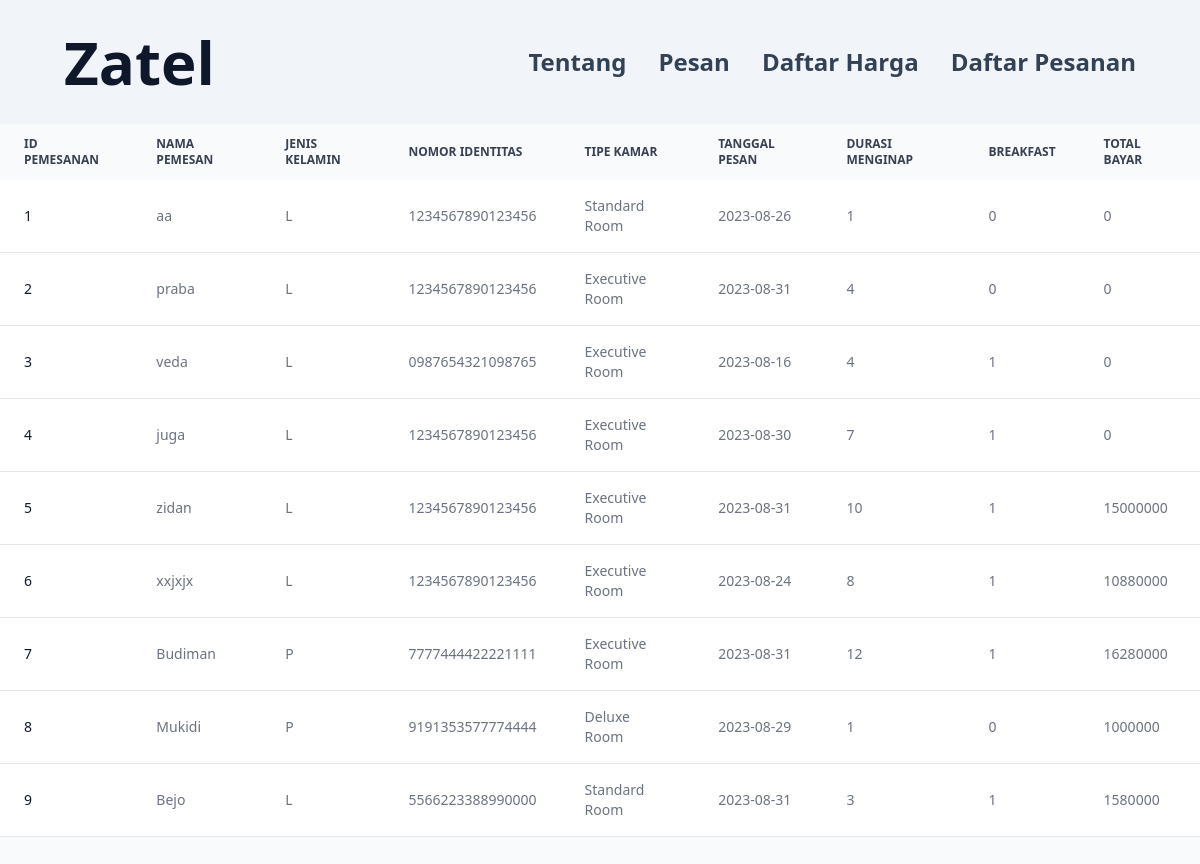
The app's page /daftar-pesanan.php with its own data.
### tables this page shows
CREATE TABLE `pemesanan` (
  `id_pemesanan` int(11) NOT NULL,
  `nama_pemesan` varchar(255) NOT NULL,
  `jenis_kelamin` varchar(1) NOT NULL,
  `nomor_identitas` varchar(32) NOT NULL,
  `id_produk` int(11) NOT NULL,
  `tanggal_pesan` date NOT NULL,
  `durasi_menginap` int(11) NOT NULL,
  `termasuk_breakfast` tinyint(1) NOT NULL,
  `total_bayar` int(11) NOT NULL,
  `created_at` timestamp NOT NULL DEFAULT current_timestamp() ON UPDATE current_timestamp(),
  `updated_at` timestamp NOT NULL DEFAULT current_timestamp()
);

### daftar-pesanan.php (the view, shortened to what this page needs)
<?php
    require 'connect.php';
?>
<!DOCTYPE html>
<html lang="id">
<head>
    <script src="https://cdn.tailwindcss.com"></script>
</head>
<body class="bg-slate-50">
    <?php
        include("header.php");
    ?>
    <section class="min-h-screen">
        <div class="relative overflow-x-auto">
            <table class="w-full text-sm text-left text-gray-500 dark:text-gray-400">
                <thead class="text-xs text-gray-700 uppercase bg-gray-50 dark:bg-gray-700 dark:text-gray-400">
                    <tr>
                        <th scope="col" class="px-6 py-3">
                            ID Pemesanan
                        </th>
                        <th scope="col" class="px-6 py-3">
                            Nama Pemesan
                        </th>
                        <th scope="col" class="px-6 py-3">
                            Jenis Kelamin
                        </th>
                        <th scope="col" class="px-6 py-3">
                            Nomor Identitas
                        </th>
                        <th scope="col" class="px-6 py-3">
                            Tipe Kamar
                        </th>
                        <th scope="col" class="px-6 py-3">
                            Tanggal Pesan
                        </th>
                        <th scope="col" class="px-6 py-3">
                            Durasi Menginap
                        </th>
                        <th scope="col" class="px-6 py-3">
                            Breakfast
                        </th>
                        <th scope="col" class="px-6 py-3">
                            Total Bayar
                        </th>
                    </tr>
                </thead>
                <tbody>
                    <?php
                        $sql = "SELECT id_pemesanan, nama_pemesan, jenis_kelamin, nomor_identitas, id_produk, tanggal_pesan, durasi_menginap, termasuk_breakfast, total_bayar FROM `pemesanan`";
                        $result = mysqli_query($con, $sql);
                        $sql2 = "SELECT id_produk, nama_produk FROM `produk`";
                        $result2 = mysqli_query($con, $sql2);
                        $nama_kamar = array();
                        if ($result2) {
                            while ($row2 = mysqli_fetch_assoc($result2)) {
                                $id_produk = $row2['id_produk'];
                                $nama_produk = $row2['nama_produk'];
                                $nama_kamar[$id_produk] = $nama_produk;
                            }
                        }
                        if ($result) {
                            while ($row = mysqli_fetch_assoc($result)) {
                                $id_pemesanan = $row['id_pemesanan'];
                                $nama_pemesan = $row['nama_pemesan'];
                                $jenis_kelamin = $row['jenis_kelamin'];
                                $nomor_identitas = $row['nomor_identitas'];
                                $id_produk = $row['id_produk'];
                                $tanggal_pesan = $row['tanggal_pesan'];
                                $durasi_menginap = $row['durasi_menginap'];
                                $termasuk_breakfast = $row['termasuk_breakfast'];
                                $total_bayar = $row['total_bayar'];
                                echo '<tr class="bg-white border-b dark:bg-gray-800 dark:border-gray-700">';
                                echo "<th scope=\"row\" class=\"px-6 py-4 font-medium text-gray-900  whitespace-nowrap dark:text-white\"> $id_pemesanan </th>";
                                echo "<td class=\"px-6 py-4\">$nama_pemesan</td>";
                                echo "<td class=\"px-6 py-4\">$jenis_kelamin</td>";
                                echo "<td class=\"px-6 py-4\">$nomor_identitas</td>";
                                echo "<td class=\"px-6 py-4\">$nama_kamar[$id_produk]</td>";
                                echo "<td class=\"px-6 py-4\">$tanggal_pesan</td>";
                                echo "<td class=\"px-6 py-4\">$durasi_menginap</td>";
                                echo "<td class=\"px-6 py-4\">$termasuk_breakfast</td>";
                                echo "<td class=\"px-6 py-4\">$total_bayar</td>";
                            }
                        }
                    ?>
                </tbody>
            </table>
        </div>
    </section>
</body>
</html>

### header.php
<header class="bg-slate-100">
    <nav class="w-full px-4 sm:px-16 py-4 sm:py-8 flex justify-between items-center shadow-lg">
        <h1 class="font-bold text-4xl sm:text-6xl text-slate-900"><a href="index.php">Zatel</a></h1>
        <ul class="flex gap-4 sm:gap-8 font-semibold">
            <li><a class="text-lg sm:text-2xl font-semibold text-slate-700 hover:text-slate-700/50"
                    href="tentang.php">Tentang</a></li>
            <li><a class="text-lg sm:text-2xl font-semibold text-slate-700 hover:text-slate-700/50"
                    href="pesan.php">Pesan</a></li>
            <li><a class="text-lg sm:text-2xl font-semibold text-slate-700 hover:text-slate-700/50"
                    href="daftar-harga.php">Daftar Harga</a></li>
            <li><a class="text-lg sm:text-2xl font-semibold text-slate-700 hover:text-slate-700/50"
                    href="daftar-pesanan.php">Daftar Pesanan</a></li>
        </ul>
    </nav>
</header>

### records on screen
pemesanan: id_pemesanan "1", nama_pemesan "aa", jenis_kelamin "L", nomor_identitas "1234567890123456", id_produk "Standard Room", tanggal_pesan "2023-08-26", durasi_menginap "1", termasuk_breakfast "0", total_bayar "0"
pemesanan: id_pemesanan "2", nama_pemesan "praba", jenis_kelamin "L", nomor_identitas "1234567890123456", id_produk "Executive Room", tanggal_pesan "2023-08-31", durasi_menginap "4", termasuk_breakfast "0", total_bayar "0"
pemesanan: id_pemesanan "3", nama_pemesan "veda", jenis_kelamin "L", nomor_identitas "0987654321098765", id_produk "Executive Room", tanggal_pesan "2023-08-16", durasi_menginap "4", termasuk_breakfast "1", total_bayar "0"
pemesanan: id_pemesanan "4", nama_pemesan "juga", jenis_kelamin "L", nomor_identitas "1234567890123456", id_produk "Executive Room", tanggal_pesan "2023-08-30", durasi_menginap "7", termasuk_breakfast "1", total_bayar "0"
pemesanan: id_pemesanan "5", nama_pemesan "zidan", jenis_kelamin "L", nomor_identitas "1234567890123456", id_produk "Executive Room", tanggal_pesan "2023-08-31", durasi_menginap "10", termasuk_breakfast "1", total_bayar "15000000"
pemesanan: id_pemesanan "6", nama_pemesan "xxjxjx", jenis_kelamin "L", nomor_identitas "1234567890123456", id_produk "Executive Room", tanggal_pesan "2023-08-24", durasi_menginap "8", termasuk_breakfast "1", total_bayar "10880000"
pemesanan: id_pemesanan "7", nama_pemesan "Budiman", jenis_kelamin "P", nomor_identitas "7777444422221111", id_produk "Executive Room", tanggal_pesan "2023-08-31", durasi_menginap "12", termasuk_breakfast "1", total_bayar "16280000"
pemesanan: id_pemesanan "8", nama_pemesan "Mukidi", jenis_kelamin "P", nomor_identitas "9191353577774444", id_produk "Deluxe Room", tanggal_pesan "2023-08-29", durasi_menginap "1", termasuk_breakfast "0", total_bayar "1000000"
pemesanan: id_pemesanan "9", nama_pemesan "Bejo", jenis_kelamin "L", nomor_identitas "5566223388990000", id_produk "Standard Room", tanggal_pesan "2023-08-31", durasi_menginap "3", termasuk_breakfast "1", total_bayar "1580000"
